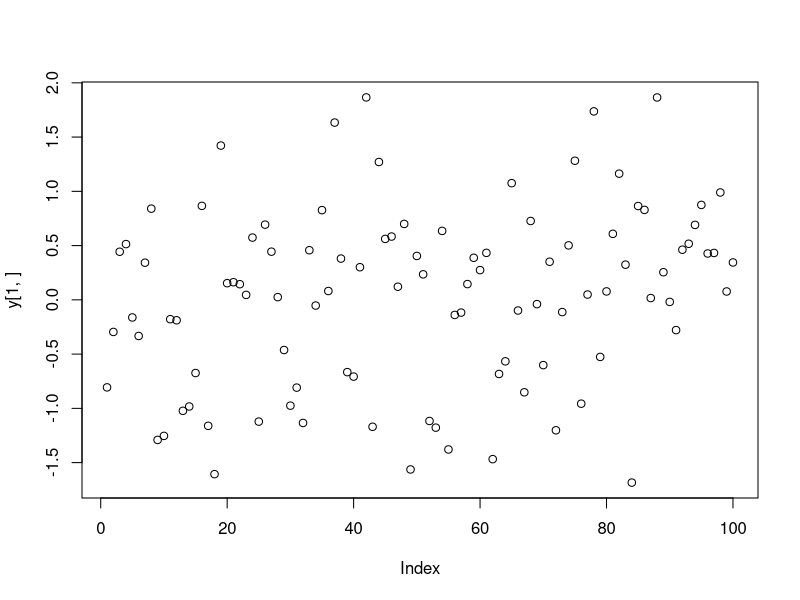
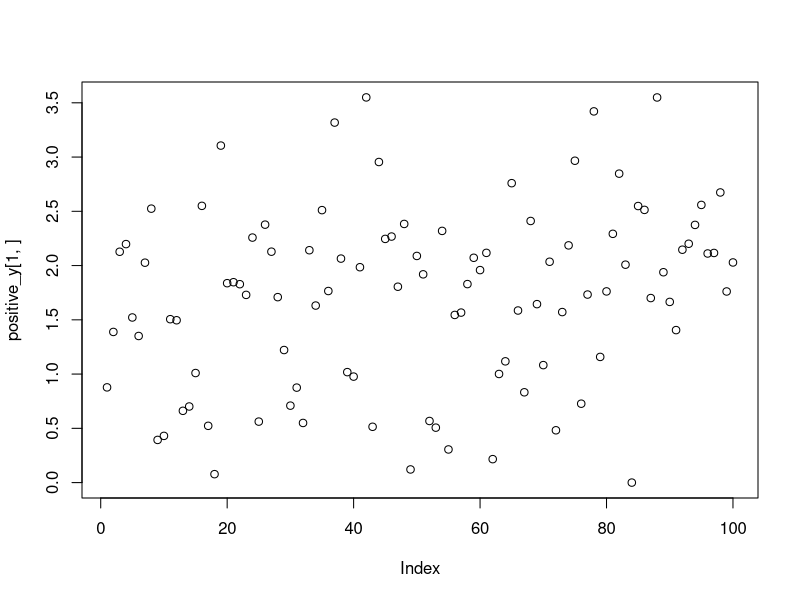
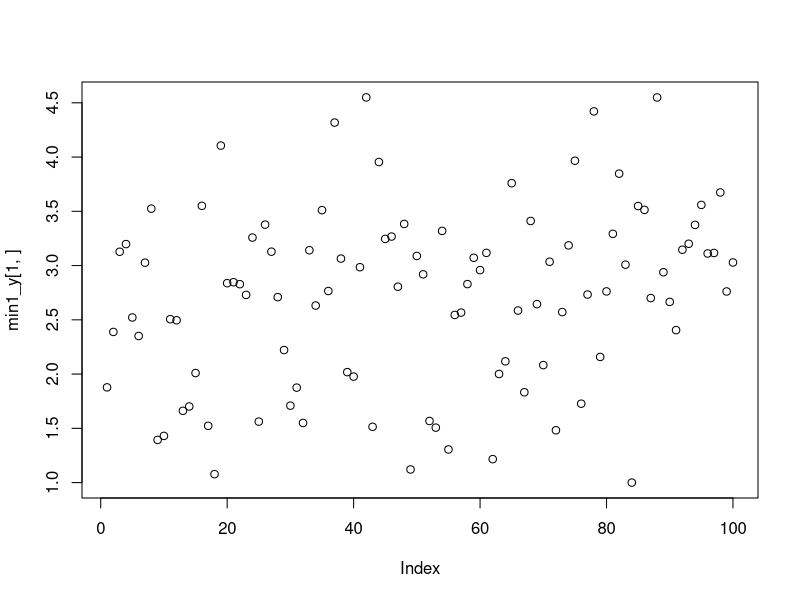
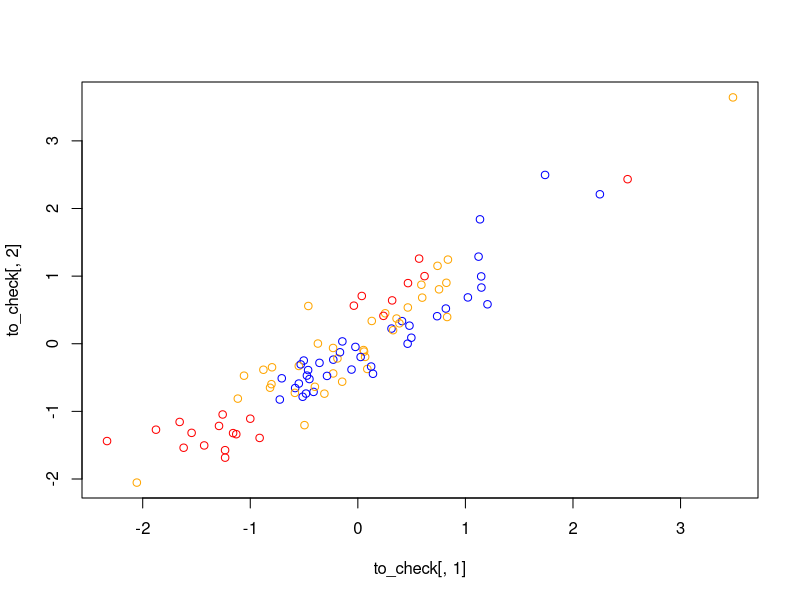

Recreate these plots in R, in order. (Note: a time limit stopped this script after it produced the figures.)
### Log-likelihood for MVN with penalty ###
library(MASS)
library(mvtnorm)
library(Matrix)

## goals: 
# Rewrite the lkl with built-in mvn functions
# Add penalty
# Reduce loops -- optimize


## conventions: 
# sample size and Time: T << n
n <- 100
Time <- 3 # if 1 -- cannot calculate the sigmasq

# Sigma: covariance matrix for AR(1)
Sigma <- function(t, rho){ # t:vector size; rho is fixed
    sigma <- matrix(NA, nrow = t, ncol = t)
    for(i in 1:t){
        for(j in 1:t){
            sigma[i,j] <- rho^abs(i-j)
        }
    }
    return(sigma)
}

# cov. matrix for MVN simulation: n samples
sigma <- Sigma(Time+1, rho = 0.95)

# simulate
x_values <- mvrnorm(n, rep(0, Time+1), sigma) # vector of length T+1

# Define w(t)=(T-t)/T :straight line with the negative slope: -1/T
# Calculate covariances between simulated X's using correlation form on 
# page3, (1) form.

# a correlation matrix: (using corr(y_x_i, y_x_j)) -- For simulation
calc_corr <- function(val, t, n) { #simulated X's
    omega <- matrix(NA, nrow = n, ncol = n)
    time <- 0:t
    for(i in 1:n) {
        for(j in 1:n) {
            omega[i,j] <- exp(-sum(((t-time+1)/(t+1))*(val[i,]-val[j,])^2))
        }
    }
    return(omega)
}

omega <- calc_corr(x_values, Time, n)

# simulate y
y <- rmvnorm(1, mean = rep(0, n), sigma = omega) 
plot(y[1,]) 
summary(y[1,]) # get the idea

# once we simulate Y's, let's see if they are generated correctly:
# We need positive y_values:
positive_y <- y + abs(min(y))# shift by the minimum value
plot(positive_y[1,])
min1_y <- positive_y + (1-min(positive_y)) # set minimum value of y = 1
plot(min1_y[1,])
# convert to colors:
colors <- colorRampPalette(c("red", "orange", "blue"))(3)[min1_y[1,]]
length(colors) #check if all y have been assigned colors
# add to dataframe:
to_check <- as.data.frame(x_values)
colnames(to_check) <- c("x0","x1")
to_check$colors <- colors

# Plotted are X's (default: n=100) and points are colored by Y:
plot(to_check[,1], to_check[,2], col = to_check$colors)
# close dots should be of the same color

# d: dataset combined: functional input and scale output
d <- cbind(x_values,t(y)) #colnames(d) <- c("t0", "t1", "y")

# w(t)=rho*w(t-1) + z_t, z_t ~ N(0,sigma_square)
# to find sigma_square:
find_sigmasq <- function(rho, t){
    z <- c() # change
    time <- seq(0, t, by = 1)
    v <- (t-time+1)/(t+1)
    for(i in 1:(length(v)-1)) {
        z[i] <- v[i+1]-rho*v[i]
    }
    return(var(z))
}

find_sigmasq(0.8, 2)

# need omega -- general w/ w(t) as a vector. 
gcalc_corr <- function(d,w) { #retriev x's from d
    n <- nrow(d)
    time <- ncol(d)-1
    omega <- matrix(NA, nrow = n, ncol = n)
    
            # remove last column: y
    for(i in 1:n){
        for(j in 1:n){
            omega[i,j] <- exp(-sum(w*(d[i,-ncol(d)]-d[j,-ncol(d)])^2))
        }
    }
    #for(i in 1:n){
        #for(j in 1:n){
            #ss <- 0
            #for(t in 1:time){
                #ss <- ss + w[t]*(d[i,t]-d[j,t])^2
            #}
            #omega[i,j] <- exp(-ss)
        #}
    #}
    return(omega)
}

pars <- seq(1, 1/(Time+1), len = Time+1)
trial <- gcalc_corr(d, pars) 
rankMatrix(trial)

# new log_lkl w/ penalty term to optimize:
loglkl_mvn_penalty <- function(w,d) { # 
    
    time <- ncol(d)-2
    # calculate the covariance matrix for yw
    omega <- gcalc_corr(d,w)
    # find sigma_square for the prior covariance matrix
    ssq <- find_sigmasq(0.8, time)
    # calculate the covariance matrix for w
    sigma <- ssq/(0.36)*Sigma(time+1, 0.8) ## remove constants
    
    # data model: log_likelihood 
    p_yw <- dmvnorm(d[,ncol(d)], mean = rep(0, nrow(d)), sigma = omega, log = TRUE)  
    
    # prior on w: log_likelihood
    p_w <- dmvnorm(w, mean = rep(0, time+1), sigma = sigma , log = TRUE)
    
    # the posterior which will be maximized
    result <- p_yw + p_w 
    
    #result <- -determinant(omega, logarithm = TRUE)$modulus + 
     #   (t(d[,ncol(d)])%*%ginv(omega)%*%d[,ncol(d)])/2  -
    #determinant(sigma, logarithm = TRUE)$modulus + 
     #   (t(w)%*%solve(sigma)%*%w)/2 # w is a problem -- should be a vector
    # used ginv()
    return(result)
}


# w = (w_0, w_1, ... , w_100)
# set initial values for the parameters
pars <- seq(1, 1/(Time+1), len = Time+1)
pars2 <- seq(1,0.001, len = Time+1) #gives approximately the same results!

# use log_likelihood w/ penalty:
opt <- optim(par = pars, loglkl_mvn_penalty, d = d,
              control = list(fnscale = -1, maxit=1000))
opt$convergence 
opt$par
pars


# compare w/ pars2:
opt2 <- optim(par = pars2, loglkl_mvn_penalty, d = d,
             control = list(fnscale = -1, maxit=1000))
opt2$convergence 
opt2$par
pars2


# automized optimization: 
# to see the estimates using any likelihood function for range of Times:
## now our goal is to increase te precision: calculate gradient
calc_gradient <- function(w,d,epsilon=10^-8){
    n <- length(w)
    gr <- numeric(n) ## write the real gradient
    for(i in 1:n) {
        h <- rep(0,n); h[i] <- epsilon
        gr[i] <- (loglkl_mvn_penalty(w+h,d)-
                      loglkl_mvn_penalty(w,d))/epsilon
    }
    return(gr)
}

# set seed?????
## R style guide : READ, Hadley Wickham & google


estimate_w <- function(Time, n, opt_f, gr) { # input gradient, pars, and data
    sigma <- Sigma(Time+1, rho = 0.95)
    
    # simulate
    x_values <- mvrnorm(n, rep(0, Time+1), sigma)
    
    #calculate omega for Y
    omega <- calc_corr(x_values, Time, n)
    
    # simulate
    y <- rmvnorm(1, mean = rep(0, n), sigma = omega)
    
    # combine datasets: functional input and scale output
    d <- cbind(x_values,t(y))
    
    # set initial values for the parameters
    pars <- seq(1, 1/(Time+1), len = Time+1)
    #pars <- seq(1,0.001, len = Time+1) #-- close to true parameters
    
    # find gradient
    #gr <- calc_gradient(w,d)
    
    # optimize
    opt <- optim(par = pars, opt_f, d = d, control = list(fnscale = -1,
                                                     maxit=10000),
                 gr = gr) # added gradient function
    
    print(pars)
    return(opt)
}

estimate_w(10, 100, loglkl_mvn_penalty, calc_gradient)
